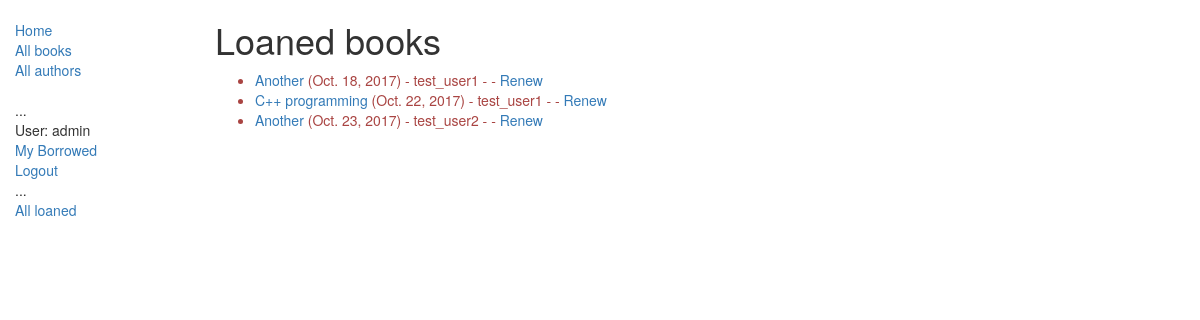
/catalog/loanedbooks/ (signed in), run on an earlier commit of the app's database.
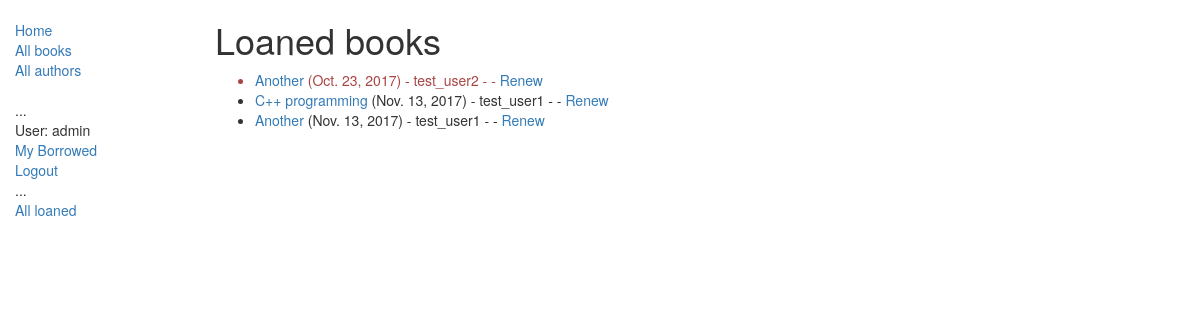
And on a later commit of the database.
### catalog/models.py (models this page shows, shortened)
class BookInstance(models.Model):
    id = models.UUIDField(primary_key=True, default=uuid.uuid4, help_text="Unique ID for this particular book across whole library");
    book = models.ForeignKey('Book', on_delete=models.SET_NULL, null=True);
    imprint = models.CharField(max_length=200);
    due_back = models.DateField(null=True, blank=True);
    LOAN_STATUS = (
        ('m', 'Maintenance'),
        ('o', 'On loan'),
        ('a', 'Available'),
        ('r', 'Reserved'),
    )
    status = models.CharField(max_length=1, choices=LOAN_STATUS, blank=True, help_text='Book availability');
    borrower = models.ForeignKey(User, on_delete=models.SET_NULL, null=True, blank=True);
    @property
    def is_overdue(self):
        if self.due_back and date.today() > self.due_back:
            return True
        return False
    class Meta:
        ordering = ["due_back"];
        permissions = (("can_mark_returned", "Set book as returned"),);

class Book(models.Model):
    title = models.CharField(max_length=200);
    author = models.ForeignKey('Author', on_delete=models.SET_NULL, null=True);
    summary = models.TextField(max_length=1000, help_text="Enter a brief description");
    isbn = models.CharField('ISBN', max_length=13, help_text='13 Character <a href="https://www.isbn-international.org/content/what-isbn">ISBN number</a>');
    genre = models.ManyToManyField(Genre, help_text="Select a genre for this book");
    language = models.ForeignKey('Language', on_delete=models.SET_NULL, null=True);
    def display_genre(self):
        """
        Creates a string for the Genre. This is required to display genre in Admin.
        """
        return ', '.join([genre.name for genre in self.genre.all()[:3]]);
    display_genre.short_description = 'Genre';
    class Meta:
        ordering = ["title"];

### catalog/views.py (the view)
class LoanedBooksByLabrarianListView(PermissionRequiredMixin, generic.ListView):
    model = BookInstance;
    permission_required = 'catalog.can_mark_returned';
    template_name = 'catalog/bookinstance_list_loaned_librarian.html';
    paginate_by = 20;
    def get_queryset(self):
        return BookInstance.objects.filter(status__exact='o').order_by('due_back');

### catalog/templates/catalog/bookinstance_list_loaned_librarian.html
{% extends "base_generic.html" %}
{% block content %}
    <h1>Loaned books</h1>
    {% if bookinstance_list %}
    <ul>
      {% for bookinst in bookinstance_list %}
      <li class="{% if bookinst.is_overdue %}text-danger{% endif %}">
        <a href="{% url 'book-detail' bookinst.book.pk %}">{{bookinst.book.title}}</a> ({{ bookinst.due_back }}) - {{bookinst.borrower.get_username}} - {% if perms.catalog.can_mark_returned %}- <a href="{% url 'renew-book-librarian' bookinst.id %}">Renew</a>  {% endif %}
      </li>
      {% endfor %}
    </ul>
    {% else %}
      <p>There are no books loaned.</p>
    {% endif %}
{% endblock %}

### catalog/templates/base_generic.html (shortened to what this page needs)
<!DOCTYPE html>
<html lang="en">
<head>
  <link rel="stylesheet" href="https://maxcdn.bootstrapcdn.com/bootstrap/3.3.7/css/bootstrap.min.css">
  {% load static %}
  <link rel="stylesheet" href="{% static 'css/styles.css' %}">
</head>
<body>
  <div class="container-fluid">
    <div class="row">
      <div class="col-sm-2">
      {% block sidebar %}
      <ul class="sidebar-nav">
          <li><a href="{% url 'index' %}">Home</a></li>
          <li><a href="{% url 'books' %}">All books</a></li>
          <li><a href="{% url 'authors' %}">All authors</a></li>
      </ul>
	  <ul class="sidebar-nav">
		...
	   {% if user.is_authenticated %}
		 <li>User: {{ user.get_username }}</li>
		 <li><a href="{% url 'my-borrowed' %}">My Borrowed</a></li>
		 <li><a href="{% url 'logout'%}?next={{request.path}}">Logout</a></li>
	   {% else %}
		 <li><a href="{% url 'login'%}?next={{request.path}}">Login</a></li>
	   {% endif %}
	   ...
	   {%if perms.catalog.can_mark_returned%}
		 <li><a href="{%url 'all-loaned'%}?next={{request.path}}">All loaned</a></li>
	   {%endif%}
	  </ul>
     {% endblock %}
      </div>
      <div class="col-sm-10 ">
      {% block content %}{% endblock %}
      </div>
    </div>
  </div>
</body>
</html>

### catalog/static/css/styles.css (style rules this page uses)
.sidebar-nav { margin-top: 20px; padding: 0; list-style: none; }

What changed in the data, as far as the page shows it:
shown differently, row unchanged: BookInstance "Oct. 23, 2017": moves up the list
changed BookInstance "C++ programming": due_back "Oct. 22, 2017" → "Nov. 13, 2017"; moves down the list
changed BookInstance (number 3 of 3 on the later page): due_back "Oct. 18, 2017" → "Nov. 13, 2017"
